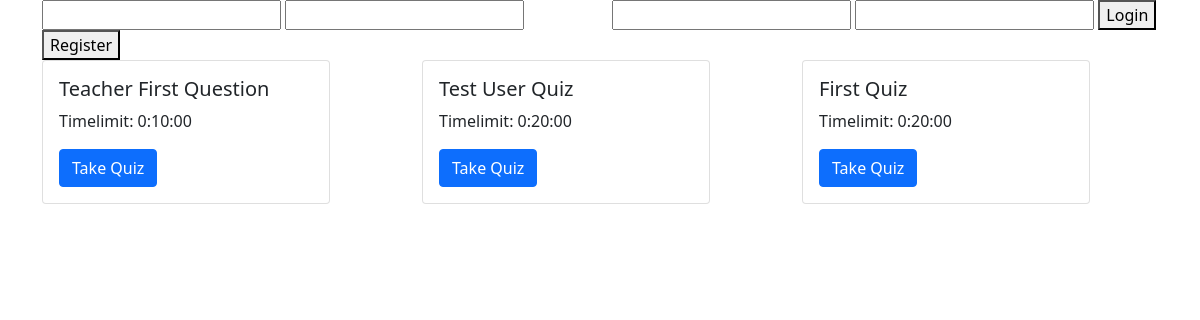
/, run on an earlier commit of the app's database.
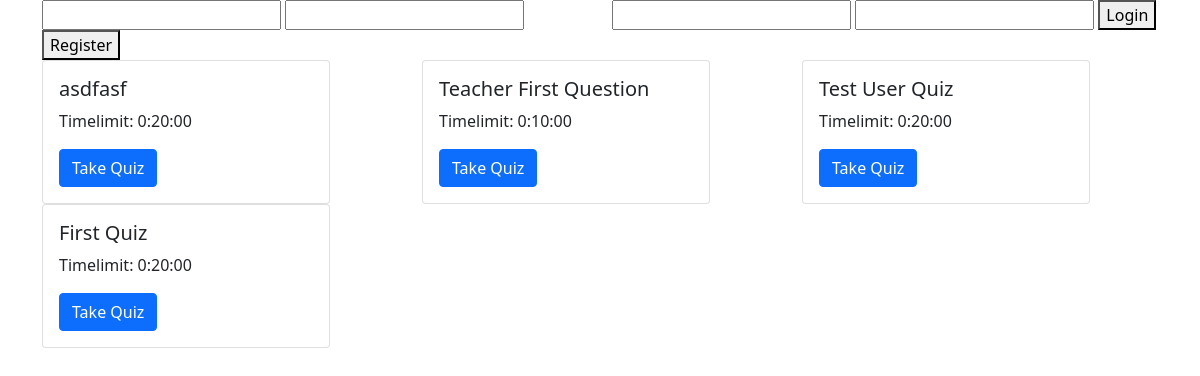
And on a later commit of the database.
### quiz/models.py (models this page shows, shortened)
class Quiz(models.Model):
    STATUS_TYPE    = (
        (1, 'Draft'),
        (2, 'Private'),
        (3, 'Public'),
    )
    author = models.ForeignKey(User,related_name='quiz',on_delete=models.CASCADE)
    status = models.IntegerField(choices=STATUS_TYPE)
    title = models.CharField(max_length=255,default='')
    timelimit = models.DurationField(default=timedelta(minutes=20))
    total_questions_num = models.IntegerField(default=10)
    available_attempts = models.IntegerField(default=3)
    schedule_date = models.DateTimeField(default=timezone.now)
    created = models.DateTimeField(auto_now_add=True)
    updated = models.DateTimeField(auto_now=True)
    class Meta:
        ordering = ['-created']
        verbose_name_plural = 'Quizzes'
    def get_absolute_url(self):
        return reverse('quiz_detail',args=[self.id])

### quiz/views.py (the view)
# urls.py: path('', IndexView.as_view() ,name='index'),
class IndexView(View):
    def get(self,request):
        quizzes = Quiz.objects.filter(status=3)
        urls = []
        for quiz in quizzes:
            urls.append(quiz.get_absolute_url())
        context = {
            'hello':'world',
            'quiz_data' : zip(quizzes,urls)
        }
        return render(request,'quiz/index.html',context=context)

### quiz/templates/quiz/index.html (shortened to what this page needs)
{% extends "quiz/base.html" %}
{% block content %}
<div class="container">
    <div class="row">
        <div class="col">
            <form action="{% url 'user-register' %}" method="post">
                <input type="text" name="username" id="username">
                <input type="password" name="password" id="password">
                <button type="submit">Register</button>
            </form>
        </div>
        <div class="col login_div">
            <input type="text" name="username" id="login_username">
            <input type="password" name="password" id="login_password">
            <button type="button" id='login_btn'>Login</button>
        </div>
    </div>
    <div class="row">
        {% for quiz,url in quiz_data %}
        <div class="col">
            <div class="card" style="width: 18rem;">
                <div class="card-body">
                    <h5 class="card-title">{{ quiz.title}}</h5>
                    <p class="card-text">Timelimit: {{quiz.timelimit}}</p>
                    <a href="{{url}}" onclick="linkClicked(event)" class="btn btn-primary">Take Quiz</a>
                </div>
            </div>
        </div>
        {% empty %}
        <li>No quizzes yet.</li>
        {% endfor %}
    </div>
    <br>
</div>
{% endblock content %}

What changed in the data, as far as the page shows it:
added Quiz: title "asdfasf", timelimit "0:20:00"
